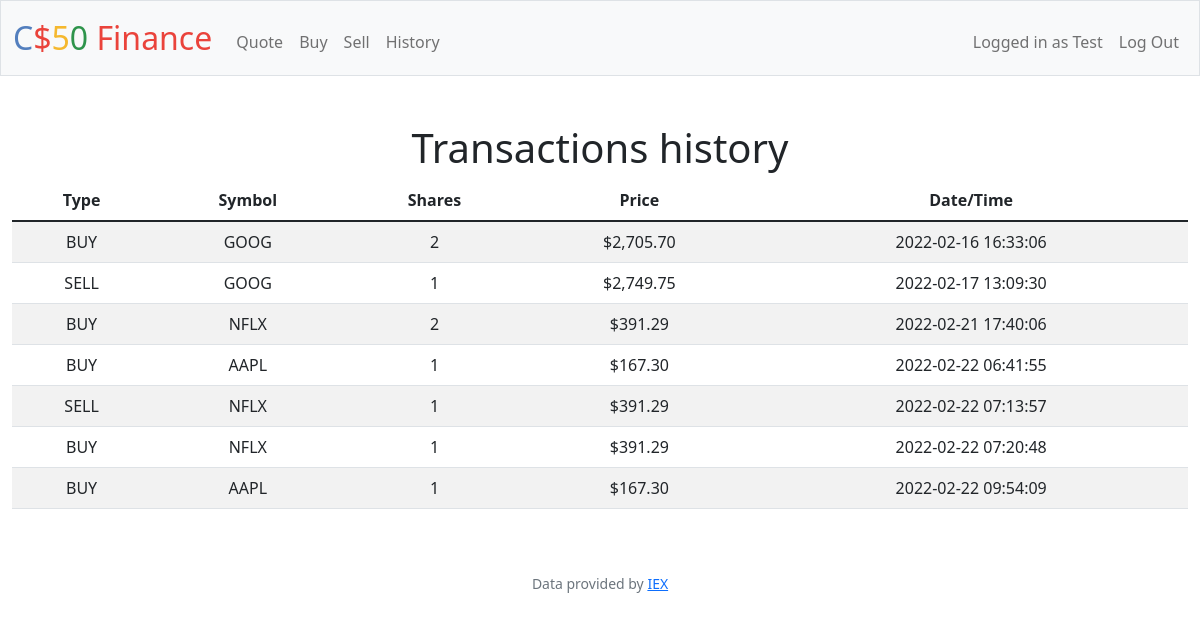
The app's page /history (signed in) with its own data.
### tables this page shows
CREATE TABLE users (id INTEGER PRIMARY KEY AUTOINCREMENT NOT NULL, username TEXT NOT NULL, hash TEXT NOT NULL, cash NUMERIC NOT NULL DEFAULT 10000.00);

CREATE TABLE 'transactions' (id INTEGER PRIMARY KEY NOT NULL, userid INTEGER NOT NULL,'type' INTEGER NOT NULL, datetime TEXT NOT NULL, symbol TEXT NOT NULL, price NUMERIC NOT NULL, qnty INTEGER NOT NULL, FOREIGN KEY (userid) REFERENCES users (id), CHECK("type" in (1, -1)) );

### app.py (the view)
@app.route("/history")
@login_required
def history():
    hist = db.execute('''SELECT *
        FROM transactions
        WHERE userid = ?;''', session["user_id"])
    return render_template("history.html", hist=hist)

### app.py (called while the page is built)
@app.before_request
def load_user():
    if "user_id" in session:
        [query] = db.execute("SELECT username FROM users WHERE id = ?", session["user_id"])
        g.user = query["username"]

@app.after_request
def after_request(response):
    response.headers["Cache-Control"] = "no-cache, no-store, must-revalidate"
    response.headers["Expires"] = 0
    response.headers["Pragma"] = "no-cache"
    return response

### helpers.py (called while the page is built)
def login_required(f):
    @wraps(f)
    def decorated_function(*args, **kwargs):
        if session.get("user_id") is None:
            return redirect("/login")
        return f(*args, **kwargs)
    return decorated_function

def usd(value):
    return f"${value:,.2f}"

def buysell(value):
    if value == 1:
        return "BUY"
    elif value == -1:
        return "SELL"
    else:
        return "ERROR"

### templates/history.html (shortened to what this page needs)
{% extends "layout.html" %}
{% block main %}
    <h1>Transactions history</h1>
    <table class="table table-striped">
        <thead>
            <tr>
                <th>
                    Type
                </th>
                <th>
                    Symbol
                </th>
                <th>
                    Shares
                </th>
                <th>
                    Price
                </th>
                <th>
                    Date/Time
                </th>
            </tr>
        </thead>
        <tbody>
            {% for row in hist %}
                <tr>
                    <td>
                        {{ row["type"] | buysell }}
                    </td>
                    <td>
                        {{ row["symbol"] }}
                    </td>
                    <td>
                        {{ row["qnty"] }}
                    </td>
                    <td>
                        {{ row["price"] | usd }}
                    </td>
                    <td>
                        {{ row["datetime"] }}
                    </td>
                </tr>
            {% endfor %}
         </tbody>
    </table>
{% endblock %}

### templates/layout.html (shortened to what this page needs)
<!DOCTYPE html>
<html lang="en">
    <head>
        <link href="https://cdn.jsdelivr.net/npm/bootstrap@5.1.3/dist/css/bootstrap.min.css" rel="stylesheet">
        <link href="/static/styles.css" rel="stylesheet">
    </head>
    <body>
        <nav class="bg-light border navbar navbar-expand-md navbar-light">
            <div class="container-fluid">
                <a class="navbar-brand" href="/"><span class="blue">C</span><span class="red">$</span><span class="yellow">5</span><span class="green">0</span> <span class="red">Finance</span></a>
                <div class="collapse navbar-collapse" id="navbar">
                    {% if session["user_id"] %}
                        <ul class="navbar-nav me-auto mt-2">
                            <li class="nav-item"><a class="nav-link" href="/quote">Quote</a></li>
                            <li class="nav-item"><a class="nav-link" href="/buy">Buy</a></li>
                            <li class="nav-item"><a class="nav-link" href="/sell">Sell</a></li>
                            <li class="nav-item"><a class="nav-link" href="/history">History</a></li>
                        </ul>
                        <ul class="navbar-nav ms-auto mt-2">
                            {% if g.user %}
                            <li class="nav-item nav-link">Logged in as {{ g.user }}</li>
                            {% endif %}
                            <li class="nav-item"><a class="nav-link" href="/logout">Log Out</a></li>
                        </ul>
                    {% else %}
                        <ul class="navbar-nav ms-auto mt-2">
                            <li class="nav-item"><a class="nav-link" href="/register">Register</a></li>
                            <li class="nav-item"><a class="nav-link" href="/login">Log In</a></li>
                        </ul>
                    {% endif %}
                </div>
            </div>
        </nav>
        <main class="container-fluid py-5 text-center">
            {% block main %}{% endblock %}
        </main>
        <footer class="mb-5 small text-center text-muted">
            Data provided by <a href="https://iexcloud.io/">IEX</a>
        </footer>
    </body>
</html>

### static/styles.css (style rules this page uses)
nav .navbar-brand { font-size: xx-large; }
nav .navbar-brand .blue { color: #537fbe; }
nav .navbar-brand .red { color: #ea433b; }
nav .navbar-brand .yellow { color: #f5b82e; }
nav .navbar-brand .green { color: #2e944b; }

### records on screen
users: user "Test"
transactions: type|buysell "BUY", symbol "GOOG", qnty "2", price "$2,705.70", datetime "2022-02-16 16:33:06"
transactions: type|buysell "SELL", symbol "GOOG", qnty "1", price "$2,749.75", datetime "2022-02-17 13:09:30"
transactions: type|buysell "BUY", symbol "NFLX", qnty "2", price "$391.29", datetime "2022-02-21 17:40:06"
transactions: type|buysell "BUY", symbol "AAPL", qnty "1", price "$167.30", datetime "2022-02-22 06:41:55"
transactions: type|buysell "SELL", symbol "NFLX", qnty "1", price "$391.29", datetime "2022-02-22 07:13:57"
transactions: type|buysell "BUY", symbol "NFLX", qnty "1", price "$391.29", datetime "2022-02-22 07:20:48"
transactions: type|buysell "BUY", symbol "AAPL", qnty "1", price "$167.30", datetime "2022-02-22 09:54:09"
